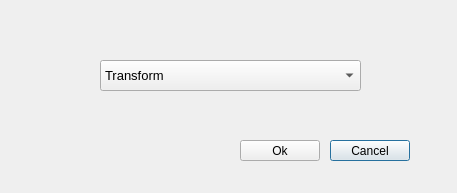
<?xml version="1.0" encoding="UTF-8"?>
<ui version="4.0">
 <class>DialogNewFile</class>
 <widget class="QDialog" name="DialogNewFile">
  <property name="geometry">
   <rect>
    <x>0</x>
    <y>0</y>
    <width>457</width>
    <height>193</height>
   </rect>
  </property>
  <property name="windowTitle">
   <string>Create new file</string>
  </property>
  <widget class="QPushButton" name="btnClose">
   <property name="geometry">
    <rect>
     <x>330</x>
     <y>140</y>
     <width>80</width>
     <height>21</height>
    </rect>
   </property>
   <property name="text">
    <string>Cancel</string>
   </property>
  </widget>
  <widget class="QComboBox" name="cmbNew">
   <property name="geometry">
    <rect>
     <x>100</x>
     <y>60</y>
     <width>261</width>
     <height>31</height>
    </rect>
   </property>
   <property name="font">
    <font>
     <pointsize>10</pointsize>
    </font>
   </property>
   <item>
    <property name="text">
     <string>Transform</string>
    </property>
   </item>
   <item>
    <property name="text">
     <string>Quantifier</string>
    </property>
   </item>
   <item>
    <property name="text">
     <string>TiffCreator</string>
    </property>
   </item>
   <item>
    <property name="text">
     <string>Resize</string>
    </property>
   </item>
   <item>
    <property name="text">
     <string>Neuroglancer</string>
    </property>
   </item>
   <item>
    <property name="text">
     <string>Volumiser</string>
    </property>
   </item>
  </widget>
  <widget class="QPushButton" name="btnOK">
   <property name="geometry">
    <rect>
     <x>240</x>
     <y>140</y>
     <width>80</width>
     <height>21</height>
    </rect>
   </property>
   <property name="text">
    <string>Ok</string>
   </property>
  </widget>
 </widget>
 <resources/>
 <connections/>
</ui>
